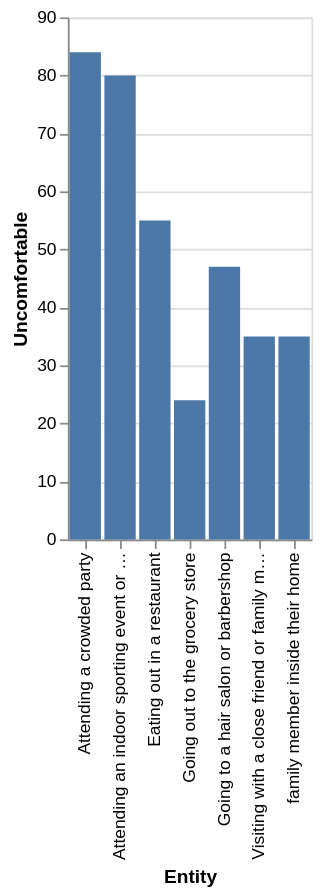

Write a Vega-Lite specification for this figure.
### Vega-Lite specification from a JSON file in a GitHub repository (floating-point values rounded to 4 significant figures)
{"$schema": "https://vega.github.io/schema/vega-lite/v5.json", "description": "Bar chart auto-generated from CSV", "data": {"values": [{"Entity": "Attending a crowded party", "Uncomfortable": "84", "Comfortable": "15"}, {"Entity": "Attending an indoor sporting event or concert", "Uncomfortable": "80", "Comfortable": "19"}, {"Entity": "Eating out in a restaurant", "Uncomfortable": "55", "Comfortable": "44"}, {"Entity": "Going to a hair salon or barbershop", "Uncomfortable": "47", "Comfortable": "53"}, {"Entity": "family member inside their home", "Uncomfortable": "35", "Comfortable": "65"}, {"Entity": "Visiting with a close friend or family member inside their home", "Uncomfortable": "35", "Comfortable": "65"}, {"Entity": "Going out to the grocery store", "Uncomfortable": "24", "Comfortable": "75"}]}, "mark": "bar", "encoding": {"x": {"field": "Entity", "type": "ordinal"}, "y": {"field": "Uncomfortable", "type": "quantitative"}}}
